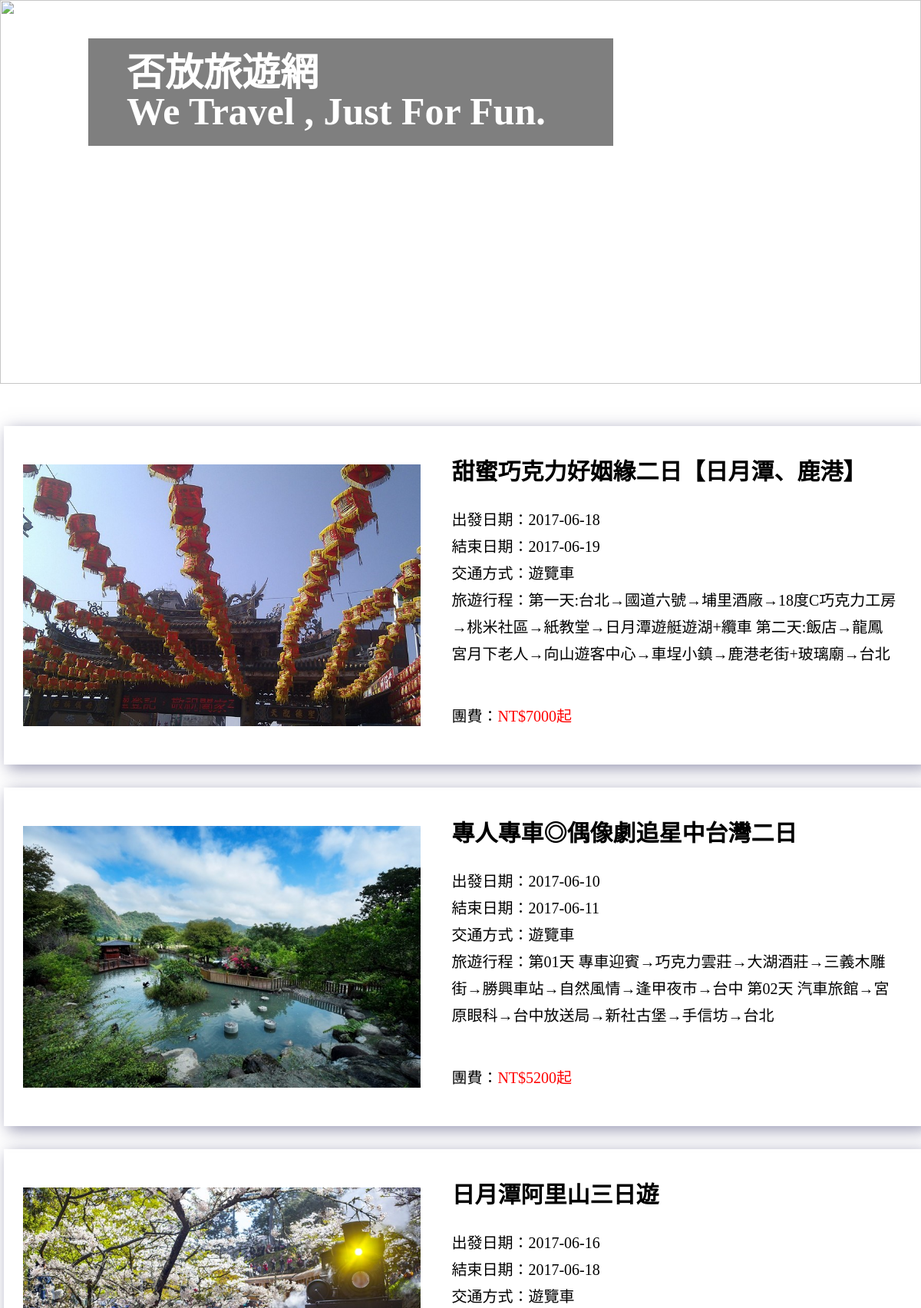
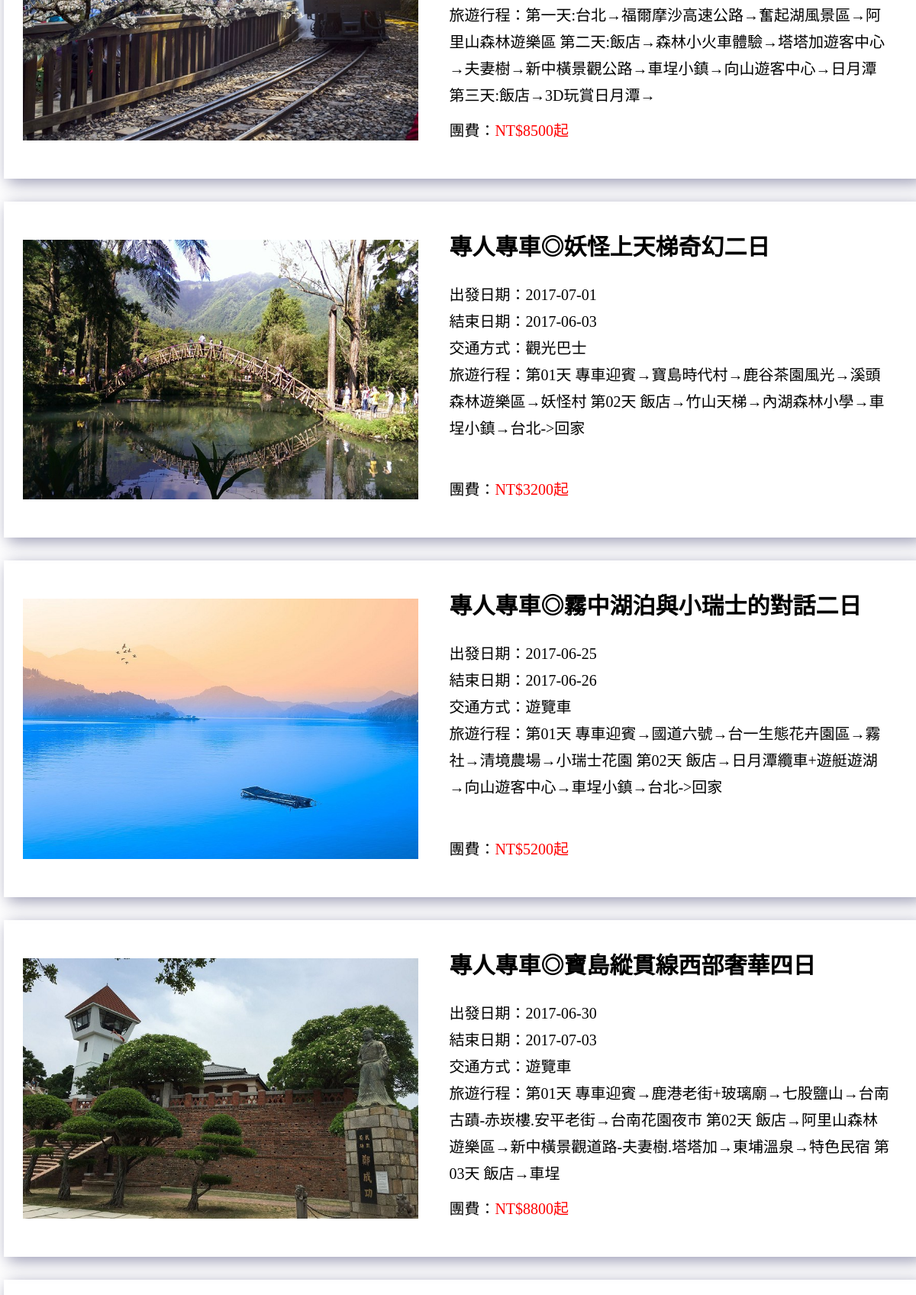
/synopsis_w.php (upper part), run on the app's committed database (2 pictures, top to bottom).
### tables this page shows
CREATE TABLE IF NOT EXISTS `travel` (
  `travel_id` varchar(100) NOT NULL,
  `travel_name` varchar(100) NOT NULL,
  `travel_type` varchar(20) NOT NULL,
  `travel_date` date NOT NULL,
  `travel_endtime` date NOT NULL,
  `travel_traffic` varchar(20) NOT NULL,
  `travel_schedule` varchar(100) NOT NULL,
  `travel_detail` varchar(2000) NOT NULL,
  `travel_price` int(100) NOT NULL,
  `travel_prcnum` varchar(20) NOT NULL,
  `travel_path` varchar(100) NOT NULL,
  PRIMARY KEY (`travel_id`)
);

### synopsis_w.php (the view, shortened to what this page needs)
<!DOCTYPE html>
<html>
<head>
	<link rel="stylesheet" href="css/northern.css">
</head>
<body background="\images\bg_html.jpg">
			<div class="top">
			<img src="http://blog.asiayo.com/wp-content/uploads/2016/10/%E5%8D%97%E6%8A%95-1920x768.jpg" class="top_pic">
				<div class="logo"><a href="index.php"><h1 class="title_word"><span class="title_word_forfun">否放</span>旅遊網<br>We Travel , Just <span class="title_word_forfun">For Fun.</span></h1></a></div>
				<div class="title_li">
					<ul id="menu">
						<?php
							if (isset($_SESSION['U_ID'])) {
								echo "<li>你好!".$_SESSION['U_NAME']."<br></li>";
								echo "<li><a href='logout.php'>登出</a></li>";
							}else{
								echo "<li><a href='#' id='login'>登入</a></li>";
							}
						?>
						<li><a href="#" id="l">簡介</a></li>
 						<li><a href="#">旅遊資訊</a>
						</li>
						<li><a href="arrange.php">行程安排</a></li>
					</ul>
					</div>
 					</div>
	<div class="wrapper">
<?php
    		$mem_id = $_SESSION['U_ID'];
    		require_once("db_config.php");
    		if (!isset($_SESSION['U_ID'])) {
				$get_sql = "SELECT travel.* from travel where travel.travel_type ='西部' order by travel_id";
				$data= mysqli_query($link, $get_sql);
				for($i=1;$i<=mysqli_num_rows($data);$i++){
					$rs=mysqli_fetch_row($data);
		?>
					<ul>
				<li>
				<div class="travel_information">
					<div class="travel_pic">
					<a href="detail.php?id=<?php echo $rs[0] ?>"><img src="<?php echo $rs[10]?>" alt=""></a>
					</div>
					<div class="travel_word">
						<h2><?php echo $rs[1]?></h2>
						<p>出發日期：<?php echo $rs[3]?></p>
						<p>結束日期：<?php echo $rs[4]?></p>
						<p>交通方式：<?php echo $rs[5]?></p>
						<p>旅遊行程：<?php echo $rs[6]?></p>
						<p class="price">團費：<span>NT$<?php echo $rs[8]?>起</span></p>
				</div>
				</div>
				</li>
			</ul>
		<?php }
				}else{
					$get_sql = "SELECT travel.*, favorite.favarite_id, favorite.member_id from travel left join favorite on travel.travel_id = favorite.travel_id and favorite.member_id = $mem_id where travel.travel_type ='西部' order by travel_id";
    				$data = mysqli_query($link, $get_sql);
					for($i=1;$i<=mysqli_num_rows($data);$i++){
					$rs=mysqli_fetch_row($data);
		?>
			<ul>
				<li>
				<div class="travel_information">
				<img src="http://pic.pimg.tw/stephytruth/1309079219-c7c102fc171192181df4f58b06e14deb.png" alt="" class="tuding1">
							<img src="http://pic.pimg.tw/stephytruth/1309079219-c7c102fc171192181df4f58b06e14deb.png" alt="" class="tuding2">
					<div class="travel_pic">
					<a href="detail.php?id=<?php echo $rs[0] ?>"><img src="<?php echo $rs[10]?>" alt=""></a>
					</div>
					<div class="travel_word">
						<h2><?php echo $rs[1]?></h2>
						<p>出發日期：<?php echo $rs[3]?></p>
						<p>結束日期：<?php echo $rs[4]?></p>
						<p>交通方式：<?php echo $rs[5]?></p>
						<p>旅遊行程：<?php echo $rs[6]?></p>
						<p class="price">團費：<span>NT$<?php echo $rs[8]?>起</span></p>
						<?php
								if($rs[11]!=null){
									echo "<img src='images/love2.png' id='".$rs[0]."' class='fucklove' onclick=\"add_fav('".$rs[0]."')\"/>";
								}else{
									echo "<img src='images/love.png' id='".$rs[0]."' class='fucklove' onclick=\"add_fav('".$rs[0]."')\"/>";
								}
						?>
					</div>
					<div class="clear"></div>
				</div>
				</li>
			</ul>
		<div class="clear"></div>
		<?php } }?>
</div>
</body>
</html>

### css/northern.css (style rules this page uses)
html, body, div, span, applet, object, iframe, h1, h2, h3, h4, h5, h6, p, blockquote, pre, a, abbr, acronym, address, big, cite, code, del, dfn, em, img, ins, kbd, q, s, samp, small, strike, strong, sub, sup, tt, var, b, u, i, center, dl, dt, dd, ol, ul, li, fieldset, form, label, legend, table, caption, tbody, tfoot, thead, tr, th, td, article, aside, canvas, details, embed, figure, figcaption, footer, header, hgroup, menu, nav, output, ruby, section, summary, time, mark, audio, video { margin: 0; padding: 0; border: 0; font-size: 100%; font: inherit; vertical-align: baseline; }
body { line-height: 1; }
ol, ul { list-style: none; }
body { background-image:url( "https://t3.ftcdn.net/jpg/01/39/24/56/240_F_139245641_5g8MVAUNPuboCSyGqinFCdWEulsphSkd.jpg" ); font-family: '微軟正黑體'; }
a { text-decoration: none; }
.wrapper { width: 1200px; margin-left: auto; margin-right: auto; padding: 5px; background-color: white; margin-top: 50px; }
.top { width: 100%; height: 500px; margin-bottom: 100px; position: relative; margin:0 auto; }
.top img { opacity: 0.9; }
.top_pic { width: 100%; height: 500px; }
* .title_word { font-family: '微軟正黑體'; position: absolute; left: 115px; top: 50px; z-index:1; color: white; font-weight:bold; font-size: 50px; height: 120px; width: 634px; background: rgba(0,0,0,.5); padding-left: 50px; padding-top: 20px; }
.title_li { font-family: '微軟正黑體'; position: absolute; right: 30px; top: 70px; z-index:1; color: ; margin-top: 30px; }
#menu { margin: 0; padding: 0; list-style: none; position: absolute; right: 10px; width: 100px; float: left; line-height: 20px; }
#menu li { margin: 0; padding: 0; font-size: 17px; font-weight: bold; }
#menu li a { padding: 10px 15px; display: block; color: #fff; text-decoration: none; }
.title_li li { margin-top: 15px; }
.travel_information { padding: 5px; margin-bottom: 30px; box-shadow:5px 5px 20px rgba(20%,20%,40%,0.5); position: relative; }
.travel_pic img { width: 518.4px; height: 340.8723px; float: left; margin: 45px 20px; }
.travel_word { margin-left: 30px; float: left; word-break: break-all; width: 580px; height: 420.83px; position: relative; margin: 0 20px; }
.travel_word h2 { float: left; font-weight: bold; font-size: 30px; margin-bottom: 30px; margin-top: 40px; color: #000; width: 580px; }
.travel_word p { font-size: 20px; line-height: 35px; }
.price { position: absolute; bottom: 30px; }
.travel_word span { color: red; }

### data on the page
travel: travel_path (picture), travel_name "甜蜜巧克力好姻緣二日【日月潭、鹿港】", travel_date "2017-06-18", travel_endtime "2017-06-19", travel_traffic "遊覽車", travel_schedule "第一天:台北→國道六號→埔里酒廠→18度C巧克力工房→桃米社區→紙教堂→日月潭遊艇遊湖+纜車 第二天:飯店→龍鳳宮月下老人→向山遊客中心→車埕小鎮→鹿港老街+玻璃廟→台北", travel_price "7000"
travel: travel_path (picture), travel_name "專人專車◎偶像劇追星中台灣二日", travel_date "2017-06-10", travel_endtime "2017-06-11", travel_traffic "遊覽車", travel_schedule "第01天 專車迎賓→巧克力雲莊→大湖酒莊→三義木雕街→勝興車站→自然風情→逢甲夜市→台中 第02天 汽車旅館→宮原眼科→台中放送局→新社古堡→手信坊→台北", travel_price "5200"
travel: travel_path (picture), travel_name "日月潭阿里山三日遊", travel_date "2017-06-16", travel_endtime "2017-06-18", travel_traffic "遊覽車", travel_schedule "第一天:台北→福爾摩沙高速公路→奮起湖風景區→阿里山森林遊樂區 第二天:飯店→森林小火車體驗→塔塔加遊客中心→夫妻樹→新中橫景觀公路→車埕小鎮→向山遊客中心→日月潭 第三天:飯店→3D玩賞日月潭→", travel_price "8500"
travel: travel_path (picture), travel_name "專人專車◎妖怪上天梯奇幻二日", travel_date "2017-07-01", travel_endtime "2017-06-03", travel_traffic "觀光巴士", travel_schedule "第01天 專車迎賓→寶島時代村→鹿谷茶園風光→溪頭森林遊樂區→妖怪村 第02天 飯店→竹山天梯→內湖森林小學→車埕小鎮→台北->回家", travel_price "3200"
travel: travel_path (picture), travel_name "專人專車◎霧中湖泊與小瑞士的對話二日", travel_date "2017-06-25", travel_endtime "2017-06-26", travel_traffic "遊覽車", travel_schedule "第01天 專車迎賓→國道六號→台一生態花卉園區→霧社→清境農場→小瑞士花園 第02天 飯店→日月潭纜車+遊艇遊湖→向山遊客中心→車埕小鎮→台北->回家", travel_price "5200"
travel: travel_path (picture), travel_name "專人專車◎寶島縱貫線西部奢華四日", travel_date "2017-06-30", travel_endtime "2017-07-03", travel_traffic "遊覽車", travel_schedule "第01天 專車迎賓→鹿港老街+玻璃廟→七股鹽山→台南古蹟-赤崁樓.安平老街→台南花園夜市 第02天 飯店→阿里山森林遊樂區→新中橫景觀道路-夫妻樹.塔塔加→東埔溫泉→特色民宿 第03天 飯店→車埕", travel_price "8800"
